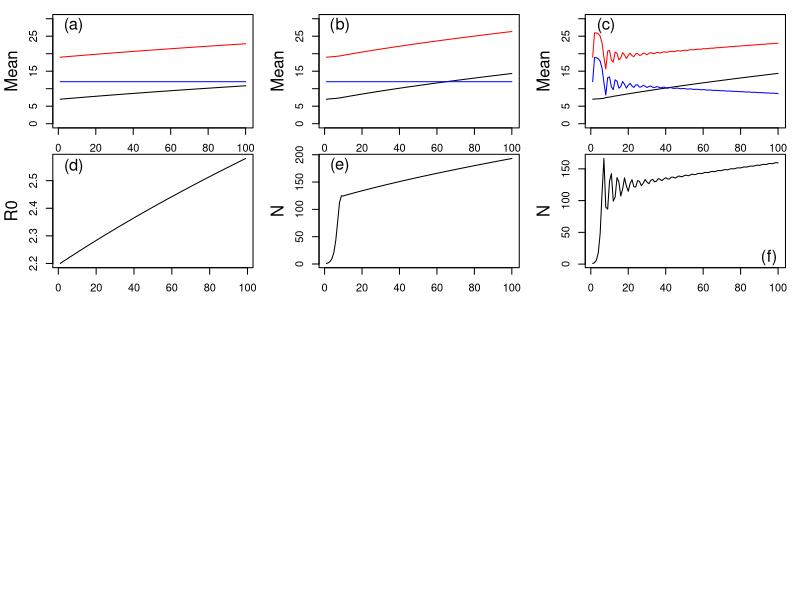

Write the R code that produced this figure. (Note: a time limit stopped this script after it produced the figure.)
# In this bit of code I run a dynamic version of the Breeders equation
# In (a) and (d) there is no density-dependence in E. The population grows
# hyper-exponentially (d) and the phenotype and its components evolve 
# relativel slowly
# in (b) and (e) I incldue density-dependent selection. This increases 
# the rate of evolution but slows the population growth rate and increase in
# population size.
# in (c) and (f) adaptive plasticity is included in the development function for E
# this slows the rate of evolution as the phenotype can converge on its optimal value
# faster via plasticity than when plasticity is not operating.

# in the remaining three models we examine how populations respond to 
# a perturbation when no plasticity, adaptive plasticity and non-adaptive plasticity is operating.

# a little bit of book keeping
graphics.off()
rm(list=ls())
# a function to calculate the first four central, and the first
# four moments of a distribution
moments.fun <- function(x,z){
  mu <- sum(z*x)/sum(x)
  va <- sum(z*z*x)/sum(x)-mu^2
  sk <- (sum(z*z*z*x)/sum(x)-3*mu*va-mu^3)/(sqrt(va)^3)
  m4 <- sum(z*z*z*z*x)/sum(x)
  m3 <- sum(z*z*z*x)/sum(x)
  m2 <- sum(z*z*x)/sum(x)
  ku <- (m4-4*mu*m3+6*(mu^2)*m2-3*(mu^4))/(va^2)-3
  res <- c(mu,va,sk,ku,m2,m3,m4)
  names(res) <- c('Mean','Variance','Skew','Kurtosis','Moment 2','Moment 3','Moment 4')
  return(res)
}
# Define fitness function
fitness.fun <- function(x1,int,slp.z1,slp.N,popN) int+slp.z1*x1+slp.N*popN

# define Gaussian inheritance function
G.fun <- function(z, zz, mu.a, mu.b, mu.N, sigma.a, Num) {
  mu.z <- mu.a+mu.b*z+mu.N*Num
  sigma.z2 <- sigma.a
  sigma.z <- sqrt(sigma.z2)
  temp1 <- sqrt(2*pi)*sigma.z
  temp2 <- ((zz-mu.z)^2)/(2*sigma.z2)
  return(exp(-temp2)/temp1)
}

# load required libraries (although multicore might not be use
library(mvtnorm)
library(Matrix)
# set up global parameters and choose initial values
# number of classes in the matrix
n <- 400
# values of breeding value distribution
g <- seq(1,25,length.out=n)
# create the combinations of x and y
G <- rep(g,each=n)
e <- seq(1,25,length.out=n)
E <- rep(e,times=n)
# I need to create a vector the same length of G and E with phenotypic values in it
Z <- G+E
Z.for.plot <- matrix(NA,n,n)
for (i in 1:n){
  Z.for.plot[,i] <- i:(i+(n-1))
}
range.Z <- range(Z)
G.count <- rep(1:n,each=n)
E.count <- rep(1:n,times=n)
Z.cols <- cbind(G,E)
# number of generations for the simulation
n.gens <- 100
# start with the initial distributions
mu <- c(7,12) # G,E
sigma <- matrix(c(1,0,0,1),2,2) # G,E and their covariances
Z.res.fit <- Z.res <- array(NA,c(n*n,n.gens))
# distribution of breeding values, environmental component and phenotype at time 1
Z.res[,1] <- dmvnorm(Z.cols,mean=mu,sigma=sigma)
Z.res[,1] <- Z.res[,1]/sum(Z.res[,1])

# parameters for fitness function
int <- 0.3
slp.z1 <- 0.1
slp.N <- 0
# Run the first simulation
for (i in 2:n.gens){
  popN <- sum(Z.res[,i-1]) # calculate pop size
  w <- fitness.fun(G+E,int,slp.z1,slp.N,popN) # estimate fitness
  Z.res.fit[,i-1] <- w*Z.res[,i-1] # fitness in next time step
  sizes <- tapply(Z.res.fit[,i-1],G.count,sum) # fitness of G
  Es <- tapply(Z.res.fit[,i-1],E.count,sum) # Fitness of each E
  sizes <- rep(sizes,each=n)
  dist <- dnorm(e,mu[2],sigma[4])
  dist <- dist/sum(dist)
  dist <- rep(dist,times=n)
  Z.res[,i] <- dist*sizes
}
R0 <- apply(Z.res,2,sum)
R0 <- R0[-1]/R0[-n.gens]

# start the graphics window
quartz()
par(mfrow=c(4,3),mar=c(1,4,1,1),oma=c(3,0,0.1,0.1))
# calculate moments of z, e and a
moment.res <- moment.res.z <- moment.res.e <- array(NA,c(4,n.gens))
for (i in 1:n.gens){
  moment.res[,i] <- moments.fun(Z.res[,i],G)[1:4]
  moment.res.z[,i] <- moments.fun(Z.res[,i],Z)[1:4]
  moment.res.e[,i] <- moments.fun(Z.res[,i],E)[1:4]
}
run.a <- Z.res
# plot the moments for the first model
plot(1:n.gens,moment.res[1,1:n.gens],type='l',xlab='',ylab='',ylim=c(0,30),axes=FALSE) #ylim=c(ranger[1],ranger[2])
axis(side=2,labels=TRUE)
axis(side=1,labels=TRUE)
box()
mtext('Mean',side=2,line=2.5)
lines(1:n.gens,moment.res.z[1,1:n.gens],col='red')
lines(1:n.gens,moment.res.e[1,1:n.gens],col='blue')
text(8,28,'(a)',cex=1.5)
par(mfg=c(2,1))
plot(1:(n.gens-1), R0[1:(n.gens-1)],type='l',xlab='',ylab='',axes=FALSE)#,ylim=c(150,250))
box()
axis(side=2,labels=TRUE)
mtext(side=2,line=2.5,'R0')
axis(side=1,labels=TRUE)
text(8,2.55,'(d)',cex=1.5)
##################################################
# now add in some dd in the selection function -- model (b). Define parameters
int <- 0.3
slp.z1 <- 0.1
slp.N <- -0.01
# run the simulation
for (i in 2:n.gens){
  popN <- sum(Z.res[,i-1]) # calculate pop size
  w <- fitness.fun(G+E,int,slp.z1,slp.N,popN) # estimate fitness
  Z.res.fit[,i-1] <- w*Z.res[,i-1] # fitness in next time step
  sizes <- tapply(Z.res.fit[,i-1],G.count,sum) # fitness of G
  Es <- tapply(Z.res.fit[,i-1],E.count,sum) # Fitness of each E
  sizes <- rep(sizes,each=n)
  dist <- dnorm(e,mu[2],sigma[4])
  dist <- dist/sum(dist)
  dist <- rep(dist,times=n)
  Z.res[,i] <- dist*sizes
}
run.b <- Z.res ## - these lines can be ignored. Was saving outputs for SI figure.
# calculate moments
moment.res <- moment.res.z <- moment.res.e <- array(NA,c(4,n.gens))
for (i in 1:n.gens){
  moment.res[,i] <- moments.fun(Z.res[,i],G)[1:4]
  moment.res.z[,i] <- moments.fun(Z.res[,i],Z)[1:4]
  moment.res.e[,i] <- moments.fun(Z.res[,i],E)[1:4]
}
# now plot the second figre
par(mfg=c(1,2))
plot(1:n.gens,moment.res[1,1:n.gens],type='l',xlab='',ylab='',ylim=c(0,30),axes=FALSE)#ylim=c(ranger[1],ranger[2])
box()
lines(1:n.gens,moment.res.z[1,1:n.gens],col='red')
lines(1:n.gens,moment.res.e[1,1:n.gens],col='blue')
axis(2,labels=TRUE)
axis(1,labels=TRUE)
mtext(side=2,line=2.5,'Mean')
text(8,28,'(b)',cex=1.5)

par(mfg=c(2,2))
plot(1:n.gens, (apply(Z.res,2,sum)[1:n.gens]),type='l',xlab='',ylab='',axes=FALSE)
mtext(side=2,line=2.5,'N')
axis(2,labels=TRUE)
axis(1,labels=TRUE)
box()
text(8,180,'(e)',cex=1.5)
# now ove onto the next simulation
####################################
Z.res.fit <- Z.res <- array(NA,c(n*n,n.gens))
# distribution of breeding values, environmental component and phenotype at time 1
Z.res[,1] <- dmvnorm(Z.cols,mean=mu,sigma=sigma)
Z.res[,1] <- Z.res[,1]/sum(Z.res[,1])
# parameters for fitness function -- same fitness funciton params but now dd in inheritance of E
int <- 0.3
slp.z1 <- 0.1
slp.N <- -0.01
# Run the simulation 
for (i in 2:n.gens){
  popN <- sum(Z.res[,i-1]) # calculate pop size
  w <- fitness.fun(G+E,int,slp.z1,slp.N,popN) # estimate fitness
  Z.res.fit[,i-1] <- w*Z.res[,i-1] # fitness in next time step
  sizes <- tapply(Z.res.fit[,i-1],G.count,sum) # fitness of G
  Es <- tapply(Z.res.fit[,i-1],E.count,sum) # Fitness of each E
  sizes <- rep(sizes,each=n)
  #    dist <- dnorm(e,mu[2],sigma[4])
  mat <- t(outer(e,e,G.fun,19,0,-0.065,1,popN)) #16,0.7,-0.07 # 20,0,-0.07
  mat <- mat/(matrix(apply(mat,2,sum),n,n,byrow=TRUE))
  dist <- mat%*%Es
  dist <- dist/sum(dist)
  dist <- rep(dist,times=n)
  Z.res[,i] <- dist*sizes
}
run.c <- Z.res
# calculate the moments
moment.res <- moment.res.z <- moment.res.e <- array(NA,c(4,n.gens))
for (i in 1:n.gens){
  moment.res[,i] <- moments.fun(Z.res[,i],G)[1:4]
  moment.res.z[,i] <- moments.fun(Z.res[,i],Z)[1:4]
  moment.res.e[,i] <- moments.fun(Z.res[,i],E)[1:4]
}
# And draw the graphs for the model with adaptive plasticity
par(mfg=c(1,3))
plot(1:n.gens,moment.res[1,1:n.gens],type='l',xlab='',ylab='',ylim=c(0,30),axes=FALSE) #ylim=c(ranger[1],ranger[2]),
box()
lines(1:n.gens,moment.res.z[1,1:n.gens],col='red')
lines(1:n.gens,moment.res.e[1,1:n.gens],col='blue')
axis(side=2,labels=TRUE)
mtext(side=2,line=2.5,'Mean')
axis(side=1,labels=TRUE)
text(8,28,'(c)',cex=1.5)
par(mfg=c(2,3))
plot(1:n.gens, (apply(Z.res,2,sum)[1:n.gens]),type='l',xlab='',ylab='',axes=FALSE)
box()
axis(side=2,labels=TRUE)
mtext(side=2,line=2.5,'N')
axis(side=1,labels=TRUE)
text(95,10,'(f)',cex=1.5)


#####
# the next block of code runs models with no plasticity, adaptive plasticity and non-adaptive plasticity
n.gens <- 100

#########################################

Z.res.fit <- Z.res <- array(NA,c(n*n,n.gens))
# distribution of breeding values, environmental component and phenotype at time 1
Z.res[,1] <- dmvnorm(Z.cols,mean=mu,sigma=sigma)
Z.res[,1] <- Z.res[,1]/sum(Z.res[,1])*116

# parameters for fitness function
int <- 2.16
slp.z1 <- 0
slp.N <- -0.01
# run the first simulation.
for (i in 2:n.gens){
  if (i==20) slp.z1 <- 0.1
  if (i==20){
    ggg <- moments.fun(Z.res[,i-1],Z)
    int <- 0.3
    temp.temp <- Z.res[,i-1]
    Z.res[,i-1] <- temp1 <- ifelse(Z>rep(ggg[1],n*n),Z.res[,i-1]*0.01,Z.res[,i-1])
  }
  popN <- sum(Z.res[,i-1]) # calculate pop size
  w <- fitness.fun(G+E,int,slp.z1,slp.N,popN) # estimate fitness
  Z.res.fit[,i-1] <- w*Z.res[,i-1] # fitness in next time step
  for (j in 1:n){
    dist <- Z.res.fit[G==g[j],i-1]
    mat <- t(outer(e,e,G.fun,12,0,0,1,popN)) #16,0.7,-0.07 # 20,0,-0.07
    mat <- mat/(matrix(apply(mat,2,sum),n,n,byrow=TRUE))
    dist <- mat%*%dist
    Z.res[G==g[j],i] <- dist
  }
  cat(paste(i,' '))# this whole section could do with being optimised, but given I only need to run the code once I really coulnd't be arsed.
}
run.d <- Z.res # ignore
# calculate moments of results distribution
moment.res <- moment.res.z <- moment.res.e <- array(NA,c(4,n.gens))
for (i in 1:n.gens){
  moment.res[,i] <- moments.fun(Z.res[,i],G)[1:4]
  moment.res.z[,i] <- moments.fun(Z.res[,i],Z)[1:4]
  moment.res.e[,i] <- moments.fun(Z.res[,i],E)[1:4]
}
ranger <- range(moment.res[1,],moment.res.z[1,],moment.res.e[1,1:n.gens])
# plot results from model with no plasticity
par(mfg=c(3,1))
plot(1:50,moment.res[1,1:50],type='l',xlab='',ylab='',ylim=c(5,25),axes=FALSE)
box()
axis(2,labels=TRUE)
mtext(side=2,line=2.5,'Means')
axis(1,labels=TRUE)
lines(1:n.gens,moment.res.z[1,],col='red')
lines(1:n.gens,moment.res.e[1,],col='blue')
temp <- c(moment.res[2,],moment.res.z[2,])
text(5,23,'(g)',cex=1.5)
par(mfg=c(4,1))
plot(1:50, (apply(Z.res,2,sum)[1:50]),type='l',xlab='',ylab='',axes=FALSE,ylim=c(60,140))
box()
mtext(side=1,line=2.5,'Time')
axis(1,labels=TRUE)
axis(2,labels=TRUE)
mtext(side=2,line=2.5,'N')
text(5,130,'(j)',cex=1.5)

#######################
# Now repeat the whole exercise for a model with adaptive plasticity. 
aaa <- 0.03

Z.res.fit <- Z.res <- array(NA,c(n*n,n.gens))

# distribution of breeding values, environmental component and phenotype at time 1
Z.res[,1] <- dmvnorm(Z.cols,mean=mu,sigma=sigma)
Z.res[,1] <- Z.res[,1]/sum(Z.res[,1])*116

# parameters for fitness function
int <- 2.16
slp.z1 <- 0
slp.N <- -0.01

for (i in 2:n.gens){
  if (i==20) slp.z1 <- 0.1
  if (i==20){
    ggg <- moments.fun(Z.res[,i-1],Z)
    int <- 0.3
    Z.res[,i-1] <- temp1 <- ifelse(Z>rep(ggg[1],n*n),Z.res[,i-1]*0.01,Z.res[,i-1])
  }
  popN <- sum(Z.res[,i-1]) # calculate pop size
  w <- fitness.fun(G+E,int,slp.z1,slp.N,popN) # estimate fitness
  Z.res.fit[,i-1] <- w*Z.res[,i-1] # fitness in next time step
  for (j in 1:n){
    dist <- Z.res.fit[G==g[j],i-1]
    mat <- t(outer(e,e,G.fun,12+aaa*116,0,-aaa,1,popN)) #16,0.7,-0.07 # 20,0,-0.07
    mat <- mat/(matrix(apply(mat,2,sum),n,n,byrow=TRUE))
    dist <- mat%*%dist
    Z.res[G==g[j],i] <- dist
  }
  cat(paste(i,' ')) # same deal, because I only run this once I am being lazy.  I want functionality, not elegance
}
run.e <- Z.res
moment.res <- moment.res.z <- moment.res.e <- array(NA,c(4,n.gens))
for (i in 1:n.gens){
  moment.res[,i] <- moments.fun(Z.res[,i],G)[1:4]
  moment.res.z[,i] <- moments.fun(Z.res[,i],Z)[1:4]
  moment.res.e[,i] <- moments.fun(Z.res[,i],E)[1:4]
}
ranger <- range(moment.res[1,1:50],moment.res.z[1,1:50],moment.res.e[1,1:50])
par(mfg=c(3,2))
plot(1:50,moment.res[1,1:50],type='l',xlab='',ylab='',ylim=c(5,25),axes=FALSE)
box()
axis(side=1,labels=TRUE)
axis(side=2,labels=TRUE)
mtext(side=2,line=2.5,'Means')
lines(1:50,moment.res.z[1,1:50],col='red')
lines(1:50,moment.res.e[1,1:50],col='blue')
temp <- c(moment.res[2,1:50],moment.res.z[2,])
text(5,23,'(h)',cex=1.5)
par(mfg=c(4,2))
plot(1:50, (apply(Z.res,2,sum)[1:50]),type='l',xlab='',ylab='',axes=FALSE,ylim=c(60,140))
axis(1,labels=TRUE)
axis(2,labels=TRUE)
mtext(side=1,line=2.5,'Time')
mtext(side=2,line=2.5,'N')
text(5,130,'(k)',cex=1.5)
box()

#############
# and now repeat the whole thing over again for the final model with non-adaptive plasticity.
# again -- being lazy as this code will only ever be run once.
Z.res.fit <- Z.res <- array(NA,c(n*n,n.gens))

# distribution of breeding values, environmental component and phenotype at time 1
Z.res[,1] <- dmvnorm(Z.cols,mean=mu,sigma=sigma)
Z.res[,1] <- Z.res[,1]/sum(Z.res[,1])*116

# parameters for fitness function
int <- 2.16
slp.z1 <- 0
slp.N <- -0.01

for (i in 2:n.gens){
  if (i==20) slp.z1 <- 0.1
  if (i==20){
    #    slp.z1 <- 0 else slp.z1 <- 0.01 # this line imposes selection at time point 150
    ggg <- moments.fun(Z.res[,i-1],Z)
    int <- 0.3
    Z.res[,i-1] <- temp1 <- ifelse(Z>rep(ggg[1],n*n),Z.res[,i-1]*0.01,Z.res[,i-1])
  }
  popN <- sum(Z.res[,i-1]) # calculate pop size
  w <- fitness.fun(G+E,int,slp.z1,slp.N,popN) # estimate fitness
  Z.res.fit[,i-1] <- w*Z.res[,i-1] # fitness in next time step
  for (j in 1:n){
    dist <- Z.res.fit[G==g[j],i-1]
    mat <- t(outer(e,e,G.fun,12-aaa*116,0,aaa,1,popN)) #16,0.7,-0.07 # 20,0,-0.07
    mat <- mat/(matrix(apply(mat,2,sum),n,n,byrow=TRUE))
    dist <- mat%*%dist
    Z.res[G==g[j],i] <- dist
  }
  cat(paste(i,' '))
}
run.f <- Z.res
moment.res <- moment.res.z <- moment.res.e <- array(NA,c(4,n.gens))
for (i in 1:n.gens){
  moment.res[,i] <- moments.fun(Z.res[,i],G)[1:4]
  moment.res.z[,i] <- moments.fun(Z.res[,i],Z)[1:4]
  moment.res.e[,i] <- moments.fun(Z.res[,i],E)[1:4]
}
ranger <- range(moment.res[1,n.gens],moment.res.z[1,n.gens],moment.res.e[1,n.gens])
par(mfg=c(3,3))
plot(1:50,moment.res[1,1:50],type='l',xlab='',ylab='',ylim=c(5,25),axes=FALSE)
box()
leg.txt <- c('Phenotype','Breeding value','Env component')
leg.lty <- c(1,1,1)
leg.col <- c('red','black','blue')
legend('topleft',legend=leg.txt,lty=leg.lty,col=leg.col,bty='n',cex=0.9)
mtext(side=2,line=2.5,'Means')
axis(1,labels=TRUE)
axis(2,labels=TRUE)

lines(1:50,moment.res.z[1,1:50],col='red')
lines(1:50,moment.res.e[1,1:50],col='blue')
temp <- c(moment.res[2,1:50],moment.res.z[2,])
text(45,23,'(i)',cex=1.5)
par(mfg=c(4,3))
plot(1:50, (apply(Z.res,2,sum)[1:50]),type='l',xlab='',ylab='',axes=FALSE,ylim=c(60,140))
axis(1,labels=TRUE)
mtext(side=1,line=2.5,'Time')
mtext(side=2,line=2.5,'N')
axis(2,labels=TRUE)
text(5,130,'(l)',cex=1.5)
box()
